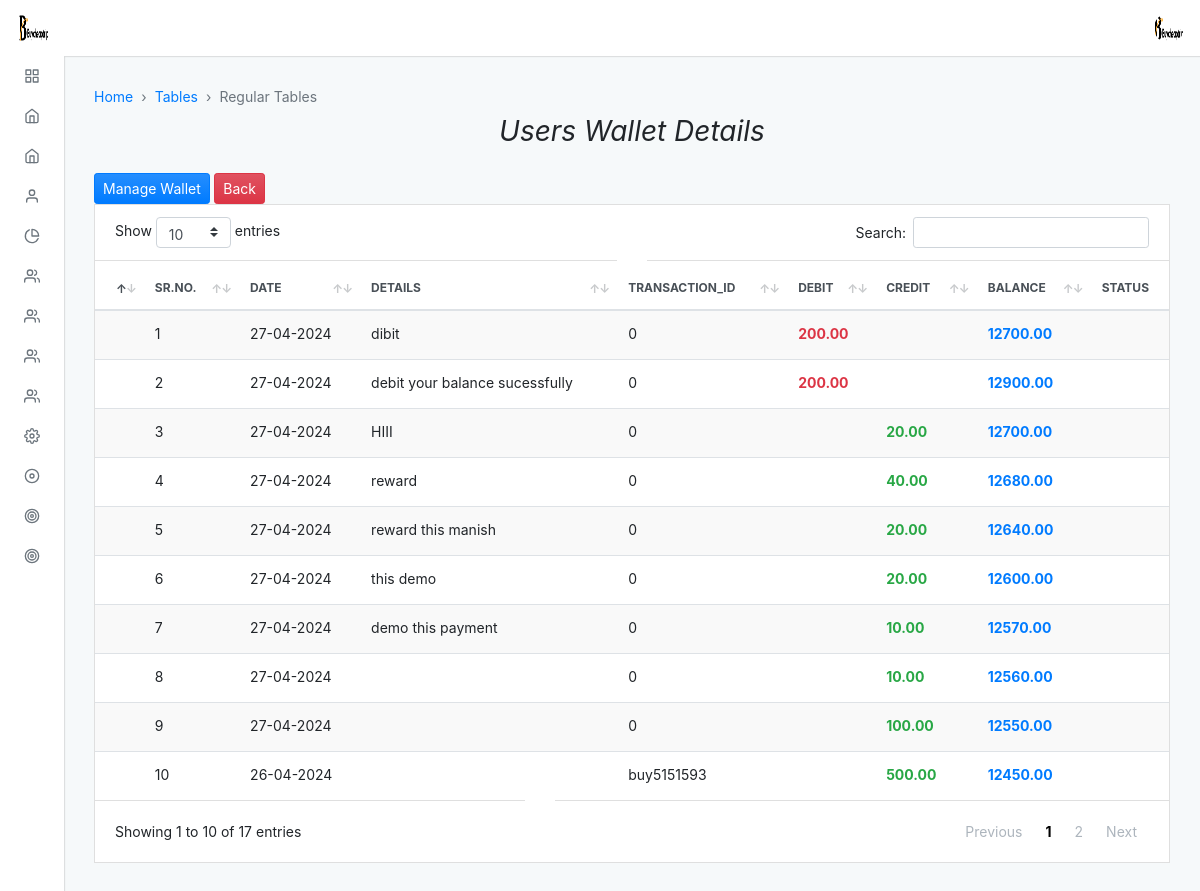
The page /admin/default/wallet_details.php?user_id=satyam@gmail.com (signed in) on the database its author committed.
### tables this page shows
CREATE TABLE `wallets` (
  `id_wallet` int(11) NOT NULL,
  `user_id` varchar(100) NOT NULL,
  `contact` varchar(15) NOT NULL,
  `wallet_balance` decimal(10,2) DEFAULT 0.00,
  `created_at` timestamp NOT NULL DEFAULT current_timestamp(),
  `updated_at` timestamp NOT NULL DEFAULT current_timestamp() ON UPDATE current_timestamp()
);

CREATE TABLE `transactions` (
  `id` int(11) NOT NULL,
  `wallet_id` int(11) NOT NULL,
  `type` enum('credit','debit','reward') NOT NULL,
  `amount` decimal(10,2) NOT NULL,
  `message` text DEFAULT NULL,
  `remaining_balance` decimal(10,2) NOT NULL,
  `timestamp` timestamp NOT NULL DEFAULT current_timestamp(),
  `status` enum('pending','success','cancel','') NOT NULL DEFAULT 'success',
  `transactions_id` varchar(20) NOT NULL
);

### admin/default/wallet_details.php (the view, shortened to what this page needs)
<?php
include "../../connection.php";
?>
<?php $page = "";
include("./incluede/header.php");
?>
<?php
if ($_SERVER["REQUEST_METHOD"] == "POST" && isset($_POST['submit'])) {
    if (($_POST['type']) == "credit"|| ($_POST['type']) == "reward") {
        $wallet_id = $_POST['wallet_id'];
        $message=$_POST['message'];
        $amount = $_POST['amount'];
        $wallet_balance = $_POST['wallet_balance'];
        $type = $_POST['type'];
        $remaining_balance = $wallet_balance +$amount;
        $transactions_id = "buy" . str_pad(mt_rand(1, 9999999), 7, '0', STR_PAD_LEFT);
        $sql2 = "UPDATE wallets SET wallet_balance = wallet_balance + ? WHERE id_wallet = ?";
        $sql3 = "INSERT INTO transactions (wallet_id, amount, transactions_id, remaining_balance,type,message) VALUES (?, ?, ?, ?, ?,?)";
        $stmt2 = mysqli_prepare($conn, $sql2);
        mysqli_stmt_bind_param($stmt2, "di", $amount, $wallet_id);
        $result2 = mysqli_stmt_execute($stmt2);
        $stmt3 = mysqli_prepare($conn, $sql3);
        mysqli_stmt_bind_param($stmt3, "isdsss", $wallet_id, $amount, $transactions_id, $remaining_balance, $type, $message);
        $result3 = mysqli_stmt_execute($stmt3);
        if ($result2 && $result3) {
            echo "<script>alert('Wallet Add Successfully.');
                    window.location.href = 'users_wallet';
                    </script>";
        } else {
            echo "Error: " . mysqli_error($conn);
        }
    } elseif (($_POST['type']) == "debit") {
        $wallet_id = $_POST['wallet_id'];
        $message=$_POST['message'];
        $amount = $_POST['amount'];
        $wallet_balance = $_POST['wallet_balance'];
        $type = $_POST['type'];
        $remaining_balance = $wallet_balance - $amount;
        $transactions_id = "buy" . str_pad(mt_rand(1, 9999999), 7, '0', STR_PAD_LEFT);
        $sql2 = "UPDATE wallets SET wallet_balance = wallet_balance - ? WHERE id_wallet = ?";
        $sql3 = "INSERT INTO transactions (wallet_id, amount, transactions_id, remaining_balance,type,message) VALUES (?, ?, ?, ?, ?,?)";
        $stmt2 = mysqli_prepare($conn, $sql2);
        mysqli_stmt_bind_param($stmt2, "di", $amount, $wallet_id);
        $result2 = mysqli_stmt_execute($stmt2);
        $stmt3 = mysqli_prepare($conn, $sql3);
        mysqli_stmt_bind_param($stmt3, "isdsss", $wallet_id, $amount, $transactions_id, $remaining_balance, $type, $message);
        $result3 = mysqli_stmt_execute($stmt3);
        if ($result2 && $result3) {
            echo "<script>alert('Debit has been successfully.');
                    window.location.href = 'users_wallet';
                    </script>";
        } else {
            echo "Error: " . mysqli_error($conn);
        }
    } else {
        echo  "<script> alert('Please select type')</script>";
    }
} else {
  $user_id = $_GET['user_id'];
?>
    <div class="adminx-content">
        <div class="adminx-main-content">
            <div class="container-fluid">
                <nav aria-label="breadcrumb" role="navigation">
                    <ol class="breadcrumb adminx-page-breadcrumb">
                        <li class="breadcrumb-item"><a href="#">Home</a></li>
                        <li class="breadcrumb-item"><a href="#">Tables</a></li>
                        <li class="breadcrumb-item active  aria-current=" page">Regular Tables</li>
                    </ol>
                </nav>
                <div class="pb-3">
                    <h3><b><i>Users Wallet Details</i></b></h3>
                </div>
                <div class="row">
                    <div class="col">
                        <div class="">
                            <a href="" class="btn btn-primary btn-sm " id="manageWalletsBtn"><i class="bi bi-plus-circle"></i>Manage Wallet</a>
                            <a href="../default/users_wallet" class="btn btn-danger btn-sm "><i class="bi bi-plus-circle"></i>Back</a>
                        </div>
                        <div class="card mb-grid">
                            <div class="table-responsive-md">
                                <table class="table table-actions table-striped table-hover mb-0" data-table>
                                    <thead>
                                        <tr>
                                            <th scope="col">
                                                <label class="custom-control custom-checkbox m-0 p-0">
                                                </label>
                                            </th>
                                            <th>Sr.No.</th>
                                            <th data-type="date" data-format="YYYY/DD/MM">Date</th>
                                            <th>Details</th>
                                            <th>Transaction_id</th>
                                            <th>Debit</th>
                                            <th>Credit</th>
                                            <th>balance</th>
                                            <th>Status</th>
                                        </tr>
                                    </thead>
                                    <tbody>
                                        <?php
                                        $a = 1;
                                        $query = "SELECT * FROM `wallets`
                                JOIN users ON wallets.user_id = users.email
                                JOIN transactions ON wallets.id_wallet = transactions.wallet_id
                                WHERE wallets.user_id='$user_id' ORDER BY timestamp DESC";
                                        $res = mysqli_query($conn, $query);
                                        while ($payment = mysqli_fetch_assoc($res)) {
                                        ?>
                                            <tr>
                                                <th scope="row">
                                                    <label class="custom-control custom-checkbox m-0 p-0">
                                                    </label>
                                                </th>
                                                <td><?php echo $a ?></td>
                                                <td><?php echo date('d-m-Y', strtotime($payment['timestamp'])); ?></td>
                                                <td><?php echo $payment['message'] ?></td>
                                                <td><?php echo $payment['transactions_id'] ?></td>
                                                <?php if ($payment['type'] == 'debit') { ?>
                                                    <td class="text-danger"><b><?php echo $payment['amount'] ?></b></td>
                                                <?php } else { ?>
                                                    <td></td>
                                                <?php } ?>
                                                <?php if ($payment['type'] == 'credit' || $payment['type'] == 'reward') { ?>
                                                <td class="text-success fs-1"><b><?php echo $payment['amount'] ?></b></td>
                                            <?php } else { ?>
                                                <td></td>
                                            <?php } ?>
                                            <td class="text-primary fs-1"><b><?php echo $payment['remaining_balance'] ?></b></td>
                                            <td>
                                            </td>
                                            </tr>
                                        <?php
                                            $a++;
                                        }
                                        ?>
                                    </tbody>
                                </table>
<?php } ?>
</body>
</html>

### admin/default/incluede/header.php (shortened to what this page needs)
<!DOCTYPE html>
<html lang="en">
<head>
  <link rel="stylesheet" type="text/css" href="./dist/css/adminx.css" media="screen" />
</head>
<body class=" virat">
  <div class="adminx-container">
    <?php
    $query = "select * from admin_login";
    $result = mysqli_query($conn, $query);
    while ($row = mysqli_fetch_assoc($result)) {
    ?>
      <nav class="navbar navbar-expand justify-content-between fixed-top virat_1">
        <a class="navbar-brand mb-0 h1 d-none d-md-block" href="admin">
          <img src="../upload/<?php echo $row['image']; ?>" class="navbar-brand-image d-inline-block align-top mr-2" class="circle" alt="">
        </a>
        <ul class="navbar-nav d-flex justify-content-end mr-2">
          <li class="nav-item dropdown">
            <a class="nav-link avatar-with-name" id="navbarDropdownMenuLink" data-toggle="dropdown" href="#">
              <img src="../upload/<?php echo $row['image']; ?>" class="d-inline-block align-top" class="rounded" alt="">
            </a>
          </li>
        </ul>
      <?php
    }
      ?>
      </nav>
      <div class="adminx-sidebar expand-hover push">
        <ul class="sidebar-nav">
          <li class="sidebar-nav-item">
            <a href="admin" class="sidebar-nav-link <?php if ($page == 'home') {
                                                      echo 'active';
                                                    } ?>">
              <span class="sidebar-nav-icon">
                <i data-feather="grid"></i>
              </span>
            </a>
          </li>
          <li class="sidebar-nav-item">
            <a class="sidebar-nav-link <?php if ($page == 'thailand') {
                                          echo 'active';
                                        } ?> collapsed" data-toggle="collapse" href="#examplepackage" aria-expanded="false" aria-controls="examplepackage">
              <span class="sidebar-nav-icon">
                <i data-feather="home"></i>
              </span>
            </a>
          </li>
          <li class="sidebar-nav-item">
            <a class="sidebar-nav-link <?php if ($page == 'slider') {
                                          echo 'active';
                                        } ?> collapsed" data-toggle="collapse" href="#example" aria-expanded="false" aria-controls="example">
              <span class="sidebar-nav-icon">
                <i data-feather="home"></i>
              </span>
            </a>
          </li>
          <li class="sidebar-nav-item">
            <a class=" sidebar-nav-link <?php if ($page == 'about') {
                                          echo 'active';
                                        } ?> collapsed" data-toggle="collapse" href="#exampl_a" aria-expanded="false" aria-controls="exampl_a">
              <span class="sidebar-nav-icon">
                <i data-feather="user"></i>
              </span>
            </a>
          </li>
          <li class="sidebar-nav-item">
            <a class=" sidebar-nav-link <?php if ($page == 'our') {
                                          echo 'active';
                                        } ?> collapsed" data-toggle="collapse" href="#examp" aria-expanded="false" aria-controls="examp">
              <span class="sidebar-nav-icon">
                <i data-feather="pie-chart"></i>
              </span>
            </a>
          </li>
          <li class="sidebar-nav-item">
            <a class=" sidebar-nav-link <?php if ($page == 'transport') {
                                          echo 'active';
                                        } ?> collapsed" data-toggle="collapse" href="#exa_team" aria-expanded="false" aria-controls="exa_team">
              <span class="sidebar-nav-icon">
                <i data-feather="users"></i>
              </span>
            </a>
          </li>
          <li class="sidebar-nav-item">
            <a class=" sidebar-nav-link <?php if ($page == 'transport') {
                                          echo 'active';
                                        } ?> collapsed" data-toggle="collapse" href="#exa_team89" aria-expanded="false" aria-controls="exa_team89">
              <span class="sidebar-nav-icon">
                <i data-feather="users"></i>
              </span>
            </a>
          </li>
          <li class="sidebar-nav-item">
            <a class=" sidebar-nav-link <?php if ($page == 'transport') {
                                          echo 'active';
                                        } ?> collapsed" data-toggle="collapse" href="#exa_team99" aria-expanded="false" aria-controls="exa_team99">
              <span class="sidebar-nav-icon">
                <i data-feather="users"></i>
              </span>
            </a>
          </li>
          <li class="sidebar-nav-item">
            <a class=" sidebar-nav-link <?php if ($page == 'users') {
                                          echo 'active';
                                        } ?> collapsed" data-toggle="collapse" href="#exa_team98" aria-expanded="false" aria-controls="exa_team98">
              <span class="sidebar-nav-icon">
                <i data-feather="users"></i>
              </span>
            </a>
          </li>
          <li class="sidebar-nav-item">
            <a class=" sidebar-nav-link <?php if ($page == 'setting') {
                                          echo 'active';
                                        } ?> collapsed" data-toggle="collapse" href="#ex" aria-expanded="false" aria-controls="ex">
              <span class="sidebar-nav-icon">
                <i data-feather="settings"></i>
              </span>
            </a>
            <li class="sidebar-nav-item">
                <a href="../default/users_wallet" class="sidebar-nav-link">
                  <span class="sidebar-nav-abbr">
                    <i data-feather="disc"></i>
                  </span>
                </a>
              </li>
              <li class="sidebar-nav-item">
                <a href="../default/thailand_payment" class="sidebar-nav-link">
                  <span class="sidebar-nav-abbr">
                    <i data-feather="target"></i>
                  </span>
                </a>
              </li>
              <li class="sidebar-nav-item">
                <a href="../default/manage_offer" class="sidebar-nav-link">
                  <span class="sidebar-nav-abbr">
                    <i data-feather="target"></i>
                  </span>
                </a>
              </li>
      </div>

### admin/default/incluede/header.php (style rules this page uses)
.pb-3 { text-align: center; }

### rows shown on the page
wallets: transactions.timestamp "27-04-2024", transactions.message "dibit", transactions.transactions_id "0", transactions.amount "200.00", transactions.remaining_balance "12700.00", transactions.message "debit your balance sucessfully", transactions.remaining_balance "12900.00", transactions.message "HIII", transactions.amount "20.00", transactions.message "reward", transactions.amount "40.00", transactions.remaining_balance "12680.00", transactions.message "reward this manish", transactions.remaining_balance "12640.00", transactions.message "this demo", transactions.remaining_balance "12600.00", transactions.message "demo this payment", transactions.amount "10.00", transactions.remaining_balance "12570.00", transactions.remaining_balance "12560.00", transactions.amount "100.00", transactions.remaining_balance "12550.00", transactions.timestamp "26-04-2024", transactions.transactions_id "buy5151593", transactions.amount "500.00", transactions.remaining_balance "12450.00"
